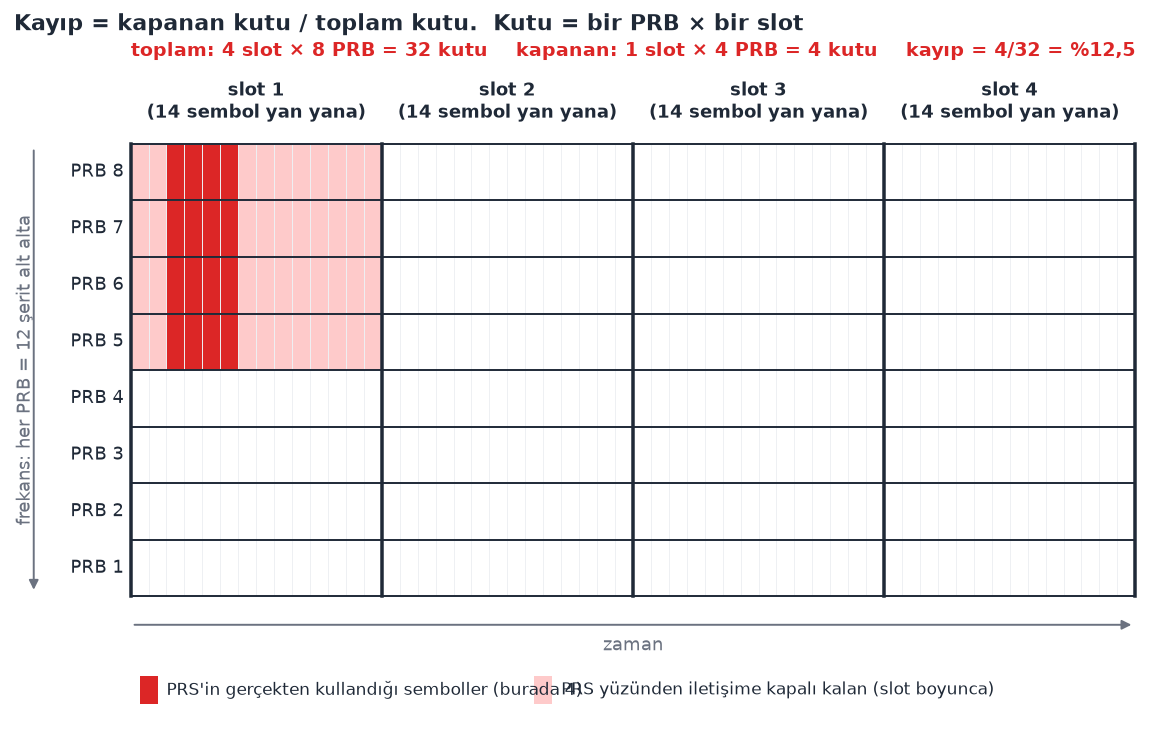

Python code for this plot:
"""PRB ve slot: kayip nasil sayilir. Kucuk ornek: 4 slot x 8 PRB (gercekte OCUDU'da 96 PRB), PRS her 4 slotta bir, 4 PRB kaplar.
Yatay = zaman (14 sembol = 1 slot). Dikey = frekans (12 serit alt alta = 1 PRB).
PRS yalniz birkac sembol kullanir ama OCUDU o PRB'leri slot boyunca iletisime kapatir (kart: intra_slice_scheduler tum PDSCH sembol araligini tariyor).
Calistirma: python prb_slot_say.py -> prb_slot_say.png
"""
import os
import matplotlib
matplotlib.use("Agg")
import matplotlib.pyplot as plt
from matplotlib.patches import Rectangle

HERE = os.path.dirname(os.path.abspath(__file__))
INK, MUTED, GRID, ACC, RED = "#1F2937", "#6B7280", "#D1D5DB", "#2563EB", "#DC2626"
plt.rcParams.update({"font.size": 10, "text.color": INK, "axes.edgecolor": GRID})

NS, NP, SYM = 4, 8, 14
PRS_PRB = range(4, 8)               # ust 4 PRB (PRB 5..8)
PRS_SYM = range(2, 6)               # PRS'in kullandigi 4 sembol (ofset 2)

fig, ax = plt.subplots(figsize=(10.5, 6.3))
for s in range(NS):
    for p in range(NP):
        for y in range(SYM):
            ax.add_patch(Rectangle((s * SYM + y, p), 1, 1, fc="white", ec="#EEF0F3", lw=0.5))
        if s == 0 and p in PRS_PRB:
            for y in range(SYM):
                ax.add_patch(Rectangle((y, p), 1, 1, fc="#FECACA", ec="#EEF0F3", lw=0.5))
            for y in PRS_SYM:
                ax.add_patch(Rectangle((y, p), 1, 1, fc=RED, ec="#EEF0F3", lw=0.5))
for s in range(NS + 1): ax.plot([s * SYM] * 2, [0, NP], color=INK, lw=1.8)
for p in range(NP + 1): ax.plot([0, NS * SYM], [p, p], color=INK, lw=1.0)
ax.set_xlim(-6.5, NS * SYM + 1); ax.set_ylim(-2.2, NP + 1.8); ax.axis("off")

for s in range(NS): ax.text(s * SYM + SYM / 2, NP + 0.35, f"slot {s + 1}\n(14 sembol yan yana)", ha="center", va="bottom", fontsize=9.5, fontweight="bold")
for p in range(NP): ax.text(-0.4, p + 0.5, f"PRB {p + 1}", ha="right", va="center", fontsize=9)
ax.annotate("", xy=(-5.4, 0.05), xytext=(-5.4, NP - 0.05), arrowprops=dict(arrowstyle="-|>", color=MUTED))
ax.text(-5.9, NP / 2, "frekans: her PRB = 12 şerit alt alta", rotation=90, ha="center", va="center", color=MUTED, fontsize=9)
ax.annotate("", xy=(NS * SYM, -0.5), xytext=(0, -0.5), arrowprops=dict(arrowstyle="-|>", color=MUTED))
ax.text(NS * SYM / 2, -0.95, "zaman", ha="center", color=MUTED, fontsize=9)

ax.add_patch(Rectangle((0.5, -1.9), 1, 0.5, fc=RED, ec="none")); ax.text(2, -1.65, "PRS'in gerçekten kullandığı semboller (burada 4)", va="center", fontsize=8.5)
ax.add_patch(Rectangle((22.5, -1.9), 1, 0.5, fc="#FECACA", ec="none")); ax.text(24, -1.65, "PRS yüzünden iletişime kapalı kalan (slot boyunca)", va="center", fontsize=8.5)
ax.set_title("Kayıp = kapanan kutu / toplam kutu.  Kutu = bir PRB × bir slot", loc="left", fontsize=11.5, fontweight="bold")
ax.text(NS * SYM, NP + 1.55, "toplam: 4 slot × 8 PRB = 32 kutu    kapanan: 1 slot × 4 PRB = 4 kutu    kayıp = 4/32 = %12,5", ha="right", fontsize=10, fontweight="bold", color=RED)
fig.savefig(os.path.join(HERE, "prb_slot_say.png"), dpi=140, bbox_inches="tight", facecolor="white")
print("tamam")
